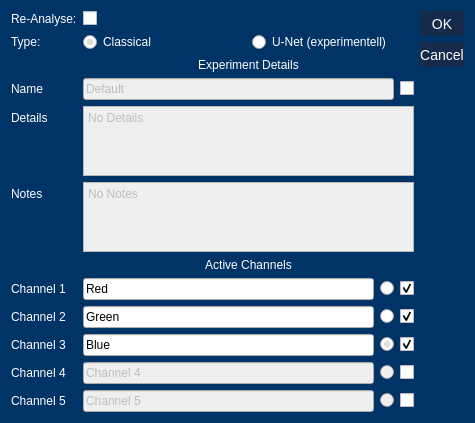
<?xml version="1.0" encoding="UTF-8"?>
<ui version="4.0">
 <class>Dialog</class>
 <widget class="QDialog" name="Dialog">
  <property name="geometry">
   <rect>
    <x>0</x>
    <y>0</y>
    <width>475</width>
    <height>382</height>
   </rect>
  </property>
  <property name="windowTitle">
   <string>Dialog</string>
  </property>
  <property name="styleSheet">
   <string notr="true">QPushButton{
	color: White;
	background-color: rgba(22, 42, 75 , 255);
	border: none;
	font-size: 14px;
 	text-align: center;
     display: inline-block;
	min-height: 25;
	min-width: 40;
}

QRadioButton{
	color: White;
}

QPushButton:hover{
	background-color:  rgba(15, 35, 68 , 255);
}

QPushButton:pressed{
	background-color:  rgba(8, 28, 61 , 255);
}

QPushButton:disabled{
	background-color:  rgba(40, 60, 100 , 255);
}

QTableView, QListView{
	color: White;
	background-color: rgba(77, 77, 77, 128)
}

QLabel{
	color:White;
}

QProgressBar {
	color: White;
    border: 1px solid grey;
    background-color: rgb(10, 60, 110);
 }

 QProgressBar::chunk {
     background-color: rgba(77, 77, 77, 128);
 }

QMainWindow{
	background-color: rgb(0, 51, 102);
}

QDialog{
	background-color: rgb(0, 51, 102);
}</string>
  </property>
  <layout class="QHBoxLayout" name="horizontalLayout">
   <item>
    <layout class="QFormLayout" name="formLayout">
     <item row="3" column="0">
      <widget class="QLabel" name="label">
       <property name="text">
        <string>Name</string>
       </property>
      </widget>
     </item>
     <item row="8" column="0">
      <widget class="QLabel" name="label_2">
       <property name="text">
        <string>Channel 1</string>
       </property>
      </widget>
     </item>
     <item row="8" column="1">
      <layout class="QHBoxLayout" name="horizontalLayout_2">
       <item>
        <widget class="QLineEdit" name="le_one">
         <property name="toolTip">
          <string>Name for the first channel</string>
         </property>
         <property name="text">
          <string>Red</string>
         </property>
        </widget>
       </item>
       <item>
        <widget class="QRadioButton" name="rbtn_one">
         <property name="toolTip">
          <string>This channel will be treated as main channel containing nuclei</string>
         </property>
         <property name="text">
          <string/>
         </property>
         <attribute name="buttonGroup">
          <string notr="true">main_channel_btn_group</string>
         </attribute>
        </widget>
       </item>
       <item>
        <widget class="QCheckBox" name="cbx_one">
         <property name="toolTip">
          <string>Check if this channel should be analysed</string>
         </property>
         <property name="text">
          <string/>
         </property>
         <property name="checked">
          <bool>true</bool>
         </property>
        </widget>
       </item>
      </layout>
     </item>
     <item row="9" column="0">
      <widget class="QLabel" name="label_3">
       <property name="text">
        <string>Channel 2</string>
       </property>
      </widget>
     </item>
     <item row="9" column="1">
      <layout class="QHBoxLayout" name="horizontalLayout_3">
       <item>
        <widget class="QLineEdit" name="le_two">
         <property name="toolTip">
          <string>Name for the second channel</string>
         </property>
         <property name="text">
          <string>Green</string>
         </property>
        </widget>
       </item>
       <item>
        <widget class="QRadioButton" name="rbtn_two">
         <property name="toolTip">
          <string>This channel will be treated as main channel containing nuclei</string>
         </property>
         <property name="text">
          <string/>
         </property>
         <property name="checked">
          <bool>false</bool>
         </property>
         <attribute name="buttonGroup">
          <string notr="true">main_channel_btn_group</string>
         </attribute>
        </widget>
       </item>
       <item>
        <widget class="QCheckBox" name="cbx_two">
         <property name="toolTip">
          <string>Check if this channel should be analysed</string>
         </property>
         <property name="text">
          <string/>
         </property>
         <property name="checked">
          <bool>true</bool>
         </property>
        </widget>
       </item>
      </layout>
     </item>
     <item row="10" column="0">
      <widget class="QLabel" name="label_4">
       <property name="text">
        <string>Channel 3</string>
       </property>
      </widget>
     </item>
     <item row="10" column="1">
      <layout class="QHBoxLayout" name="horizontalLayout_4">
       <item>
        <widget class="QLineEdit" name="le_three">
         <property name="toolTip">
          <string>Name for the third channel</string>
         </property>
         <property name="text">
          <string>Blue</string>
         </property>
        </widget>
       </item>
       <item>
        <widget class="QRadioButton" name="rbtn_three">
         <property name="toolTip">
          <string>This channel will be treated as main channel containing nuclei</string>
         </property>
         <property name="text">
          <string/>
         </property>
         <property name="checked">
          <bool>true</bool>
         </property>
         <attribute name="buttonGroup">
          <string notr="true">main_channel_btn_group</string>
         </attribute>
        </widget>
       </item>
       <item>
        <widget class="QCheckBox" name="cbx_three">
         <property name="toolTip">
          <string>Check if this channel should be analysed</string>
         </property>
         <property name="text">
          <string/>
         </property>
         <property name="checked">
          <bool>true</bool>
         </property>
        </widget>
       </item>
      </layout>
     </item>
     <item row="11" column="0">
      <widget class="QLabel" name="label_5">
       <property name="text">
        <string>Channel 4</string>
       </property>
      </widget>
     </item>
     <item row="11" column="1">
      <layout class="QHBoxLayout" name="horizontalLayout_5">
       <item>
        <widget class="QLineEdit" name="le_four">
         <property name="enabled">
          <bool>false</bool>
         </property>
         <property name="toolTip">
          <string>Name for the foruth channel</string>
         </property>
         <property name="text">
          <string>Channel 4</string>
         </property>
        </widget>
       </item>
       <item>
        <widget class="QRadioButton" name="rbtn_four">
         <property name="enabled">
          <bool>false</bool>
         </property>
         <property name="toolTip">
          <string>This channel will be treated as main channel containing nuclei</string>
         </property>
         <property name="text">
          <string/>
         </property>
         <attribute name="buttonGroup">
          <string notr="true">main_channel_btn_group</string>
         </attribute>
        </widget>
       </item>
       <item>
        <widget class="QCheckBox" name="cbx_four">
         <property name="toolTip">
          <string>Check if this channel should be analysed</string>
         </property>
         <property name="text">
          <string/>
         </property>
        </widget>
       </item>
      </layout>
     </item>
     <item row="12" column="0">
      <widget class="QLabel" name="label_6">
       <property name="text">
        <string>Channel 5</string>
       </property>
      </widget>
     </item>
     <item row="12" column="1">
      <layout class="QHBoxLayout" name="horizontalLayout_6">
       <item>
        <widget class="QLineEdit" name="le_five">
         <property name="enabled">
          <bool>false</bool>
         </property>
         <property name="toolTip">
          <string>Name for the fifth channel</string>
         </property>
         <property name="text">
          <string>Channel 5</string>
         </property>
        </widget>
       </item>
       <item>
        <widget class="QRadioButton" name="rbtn_five">
         <property name="enabled">
          <bool>false</bool>
         </property>
         <property name="toolTip">
          <string>This channel will be treated as main channel containing nuclei</string>
         </property>
         <property name="text">
          <string/>
         </property>
         <attribute name="buttonGroup">
          <string notr="true">main_channel_btn_group</string>
         </attribute>
        </widget>
       </item>
       <item>
        <widget class="QCheckBox" name="cbx_five">
         <property name="toolTip">
          <string>Check if this channel should be analysed</string>
         </property>
         <property name="text">
          <string/>
         </property>
        </widget>
       </item>
      </layout>
     </item>
     <item row="6" column="1">
      <widget class="QLabel" name="label_7">
       <property name="text">
        <string>Active Channels</string>
       </property>
       <property name="alignment">
        <set>Qt::AlignCenter</set>
       </property>
      </widget>
     </item>
     <item row="6" column="0">
      <widget class="Line" name="line">
       <property name="orientation">
        <enum>Qt::Horizontal</enum>
       </property>
      </widget>
     </item>
     <item row="4" column="0">
      <widget class="QLabel" name="label_8">
       <property name="text">
        <string>Details</string>
       </property>
      </widget>
     </item>
     <item row="4" column="1">
      <widget class="QPlainTextEdit" name="pte_details">
       <property name="enabled">
        <bool>false</bool>
       </property>
       <property name="toolTip">
        <string>Details about the experiment</string>
       </property>
       <property name="plainText">
        <string>No Details</string>
       </property>
      </widget>
     </item>
     <item row="2" column="1">
      <widget class="QLabel" name="label_9">
       <property name="text">
        <string>Experiment Details</string>
       </property>
       <property name="alignment">
        <set>Qt::AlignCenter</set>
       </property>
      </widget>
     </item>
     <item row="3" column="1">
      <layout class="QHBoxLayout" name="horizontalLayout_7">
       <item>
        <widget class="QLineEdit" name="le_name">
         <property name="enabled">
          <bool>false</bool>
         </property>
         <property name="toolTip">
          <string>Name of the experiment</string>
         </property>
         <property name="text">
          <string>Default</string>
         </property>
        </widget>
       </item>
       <item>
        <widget class="QCheckBox" name="cbx_experiment">
         <property name="toolTip">
          <string>Check to create an experiment containing all analysed images</string>
         </property>
         <property name="text">
          <string/>
         </property>
        </widget>
       </item>
      </layout>
     </item>
     <item row="5" column="0">
      <widget class="QLabel" name="label_10">
       <property name="text">
        <string>Notes</string>
       </property>
      </widget>
     </item>
     <item row="5" column="1">
      <layout class="QHBoxLayout" name="horizontalLayout_8">
       <item>
        <widget class="QPlainTextEdit" name="pte_notes">
         <property name="enabled">
          <bool>false</bool>
         </property>
         <property name="toolTip">
          <string>Additional notes about the experiment</string>
         </property>
         <property name="plainText">
          <string>No Notes</string>
         </property>
        </widget>
       </item>
      </layout>
     </item>
     <item row="1" column="1">
      <layout class="QHBoxLayout" name="horizontalLayout_9">
       <item>
        <widget class="QRadioButton" name="rbtn_type_c">
         <property name="toolTip">
          <string>Analysis will be performed using image processing algorithms</string>
         </property>
         <property name="text">
          <string>Classical</string>
         </property>
         <property name="checked">
          <bool>true</bool>
         </property>
         <attribute name="buttonGroup">
          <string notr="true">type_btn_group</string>
         </attribute>
        </widget>
       </item>
       <item>
        <widget class="QRadioButton" name="rbtn_type_ml">
         <property name="toolTip">
          <string>Analysis will be performed via a Fully COnvolutional Neural Nerwork with U-Net architecture</string>
         </property>
         <property name="text">
          <string>U-Net (experimentell)</string>
         </property>
         <attribute name="buttonGroup">
          <string notr="true">type_btn_group</string>
         </attribute>
        </widget>
       </item>
      </layout>
     </item>
     <item row="1" column="0">
      <widget class="QLabel" name="label_11">
       <property name="text">
        <string>Type: </string>
       </property>
      </widget>
     </item>
     <item row="0" column="0">
      <widget class="QLabel" name="lbl_reanalyse">
       <property name="text">
        <string>Re-Analyse:</string>
       </property>
      </widget>
     </item>
     <item row="0" column="1">
      <widget class="QCheckBox" name="cbx_reanalyse">
       <property name="toolTip">
        <string>If checked, all images will be analysed, independent of existing analysis data</string>
       </property>
       <property name="text">
        <string/>
       </property>
      </widget>
     </item>
    </layout>
   </item>
   <item>
    <widget class="QDialogButtonBox" name="buttonBox">
     <property name="orientation">
      <enum>Qt::Vertical</enum>
     </property>
     <property name="standardButtons">
      <set>QDialogButtonBox::Cancel|QDialogButtonBox::Ok</set>
     </property>
    </widget>
   </item>
  </layout>
 </widget>
 <resources/>
 <connections>
  <connection>
   <sender>buttonBox</sender>
   <signal>accepted()</signal>
   <receiver>Dialog</receiver>
   <slot>accept()</slot>
   <hints>
    <hint type="sourcelabel">
     <x>248</x>
     <y>254</y>
    </hint>
    <hint type="destinationlabel">
     <x>157</x>
     <y>274</y>
    </hint>
   </hints>
  </connection>
  <connection>
   <sender>buttonBox</sender>
   <signal>rejected()</signal>
   <receiver>Dialog</receiver>
   <slot>reject()</slot>
   <hints>
    <hint type="sourcelabel">
     <x>316</x>
     <y>260</y>
    </hint>
    <hint type="destinationlabel">
     <x>286</x>
     <y>274</y>
    </hint>
   </hints>
  </connection>
 </connections>
 <buttongroups>
  <buttongroup name="main_channel_btn_group"/>
  <buttongroup name="type_btn_group"/>
 </buttongroups>
</ui>
